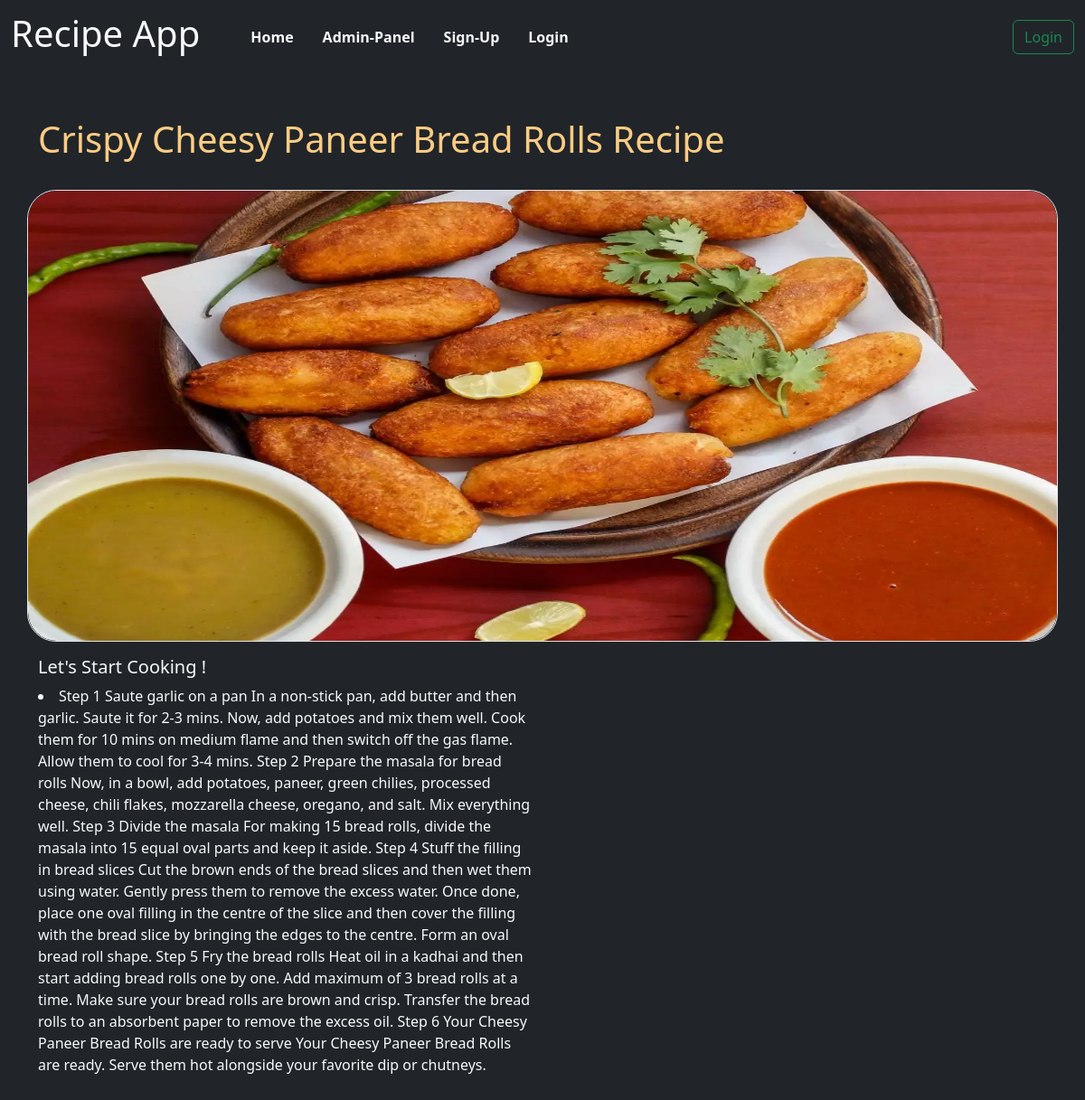
Page /readmore/12/ on the committed database.
### food_recipes_app/models.py (models this page shows)
class Admin_Panel_Db(models.Model):
    login_or_signup_email = models.EmailField(null=True)
    recipe_name = models.CharField(max_length=50, null=True)
    recipe_dscription = models.TextField(null=True)
    recipe_image = models.ImageField(null=True)

### food_recipes_app/views.py (the view)
# urls.py: path('readmore/<id>/', ReadMore),
def ReadMore(request, id):
    specific_data = Admin_Panel_Db.objects.get(id=id)
    context = {"specific_data":specific_data}
    return render(request, "readmore.html", context)

### templates/readmore.html (shortened to what this page needs)
{% extends "index.html" %}
{% block content %}
<div class='container-fluid   p-0'>
    <div class='container p-0 row_div'>
        <div class='row  w-100 m-0 mt-5  d-flex justify-content-center align-items-center'>
            <h1 class='col-xxl-12 col-xl-12 col-lg-12 col-md-12 col-sm-12 col-12'>{{specific_data.recipe_name}}</h1>
        </div>
        <div class='row  w-100 m-0  d-flex justify-content-center align-items-center'>
            <div class=" col-xxl-5 col-xl-5 col-lg-5 col-md-5 col-sm-5 col-5 col-xs-5 mt-4 mb-2 border overflow-hidden p-0 img_Div ">
                <img src='/media/{{specific_data.recipe_image}}'>
            </div>
        </div>
    </div>
</div>
<div class='container-fluid   p-0 mb-5'>
    <div class='container p-0'>
        <div class='row w-100 m-0 mt-2  '>
            <div class=" col-xxl-6 col-xl-6 col-lg-6 col-md-12 col-sm-12 col-12 col-xs-12 ">
                <h5 class='text-light'>Let's Start Cooking !</h5><li class='text-light'>{{specific_data.recipe_dscription}}</li>
            </div>
        </div>
    </div>
</div>
{% endblock content %}

### static/css/readmore.css (style rules this page uses)
.img_Div { width: 100vw; height: 500px; border-radius: 2rem; }
.row_div div img { width: 100%; height: 100%; object-fit: center; border-radius: 2rem; }
.row_div h1 { color: #fbcc83; }

### rows in the picture
Admin_Panel_Db: recipe_name "Crispy Cheesy Paneer Bread Rolls Recipe", recipe_image (picture), recipe_dscription "Step 1 Saute garlic on a pan In a non-stick pan, add butter and then garlic. Saute it for 2-3 mins. Now, add potatoes and mix them well. Cook them for 10 mins on medium flame and then switch off the gas flame. Allow them to cool for 3-4 mins. Step 2 Prepare the masala for bread rolls Now, in a bowl, add potatoes, paneer, green chilies, processed cheese, chili flakes, mozzarella cheese, oregano, and salt. Mix everything well. Step 3 Divide the masala For making 15 bread rolls, divide the masala into 15 equal oval parts and keep it aside. Step 4 Stuff the filling in bread slices Cut the brown ends of the bread slices and then wet them using water. Gently press them to remove the excess water.…"
